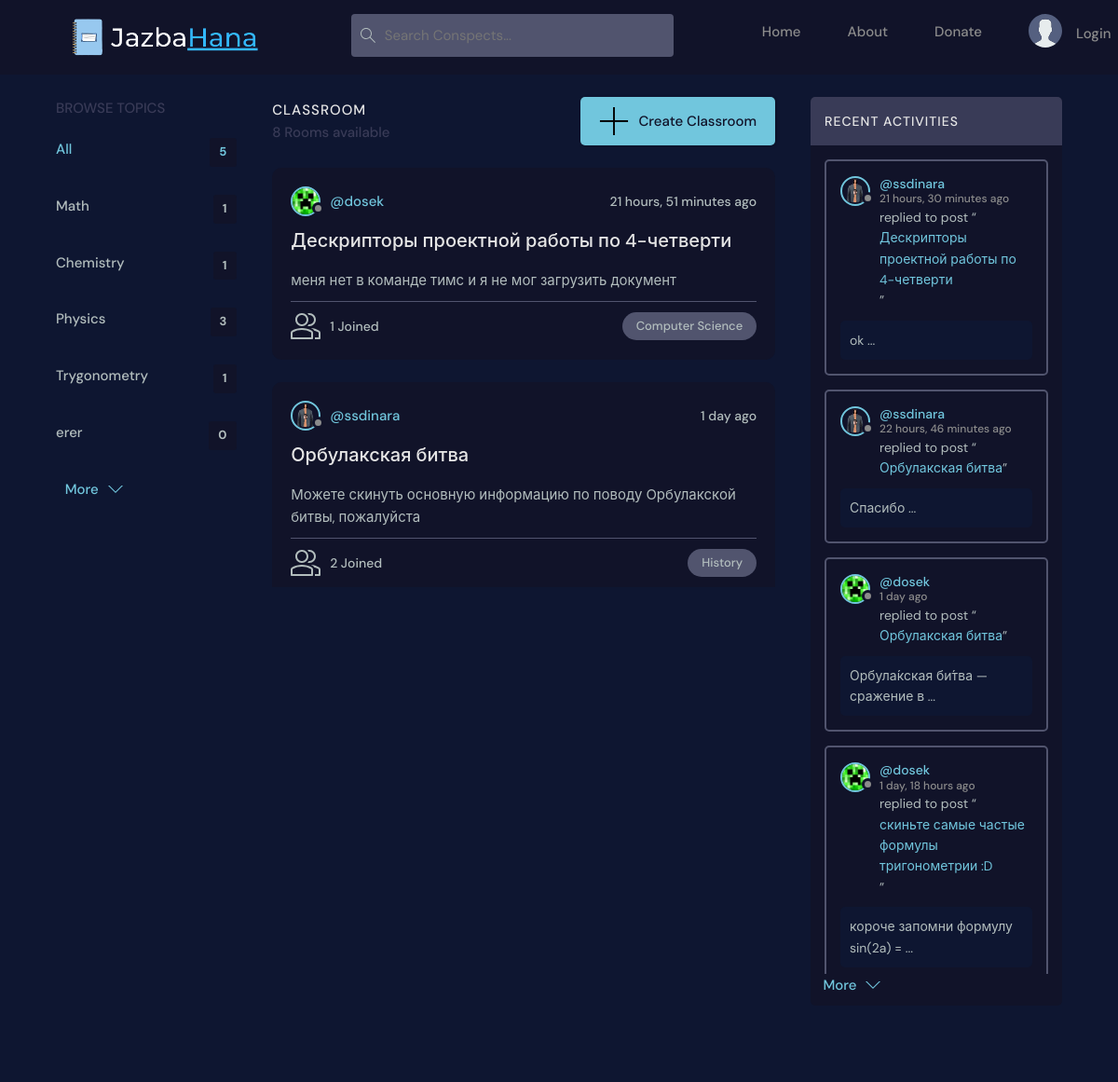
Before: / (upper part) with the older database file.
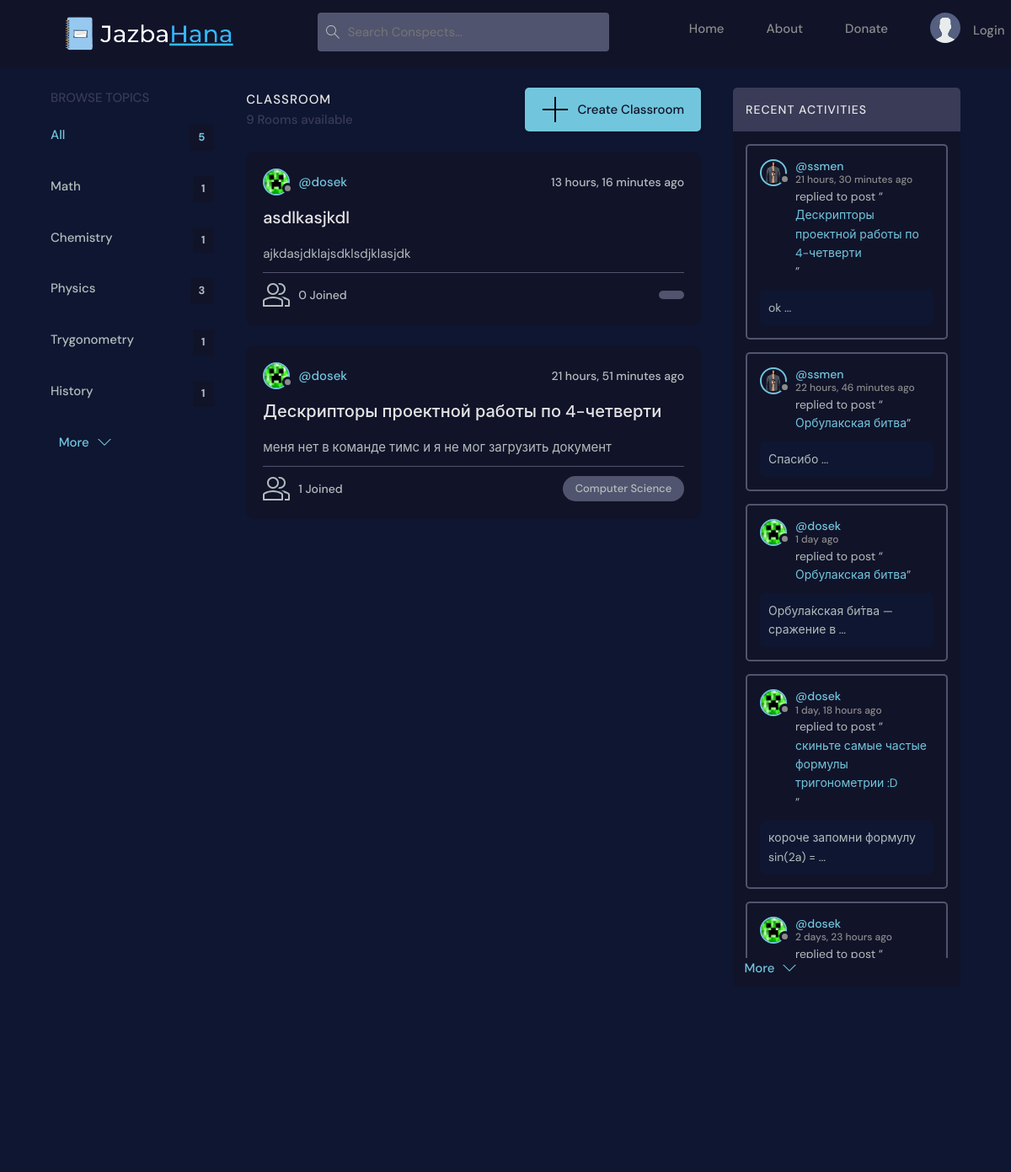
After: the same page with the newer database file.
### base/models.py (models this page shows, shortened)
class Topic(models.Model):
    name = models.CharField(max_length=200)

class Classroom(models.Model):
    host = models.ForeignKey(User, on_delete=models.SET_NULL, null=True)
    topic = models.ForeignKey(Topic, on_delete=models.SET_NULL, null=True)
    name = models.CharField(max_length=100)
    description = models.CharField(max_length=100, null=True, blank=True)
    students = models.ManyToManyField(User, related_name='students', blank=True)
    created = models.DateTimeField(auto_now_add=True)
    updated = models.DateTimeField(auto_now=True)
    class Meta:
        ordering = ['-updated', '-created']
    def __str__(self):
        return self.name

class User(AbstractUser):
    name = models.CharField(max_length=200, null=True)
    email = models.EmailField(unique=True, null=True)
    bio = models.TextField(null=True)
    avatar = models.ImageField(null=True, default="avatar.svg", upload_to="avatars/")
    USERNAME_FIELD = 'email'
    REQUIRED_FIELDS = []

class Message(models.Model):
    author = models.ForeignKey(User, on_delete=models.CASCADE)
    classroom = models.ForeignKey(Classroom, on_delete=models.CASCADE)
    body = models.TextField()
    created = models.DateTimeField(auto_now_add=True)
    updated = models.DateTimeField(auto_now=True)
    class Meta:
        ordering = ['-updated', '-created']
    def __str__(self):
        return f'{self.body[0:32]} ...'

### base/views.py (the view)
# urls.py: path('', views.home, name='home'),
def home(request):
    q = request.GET.get('q') if request.GET.get('q') != None else ''
    classrooms = Classroom.objects.filter(
        Q(topic__name__icontains=q) |
        Q(name__icontains=q) |
        Q(description__icontains=q)
    )
    topics = Topic.objects.all()[0:5]
    classroom_count = classrooms.count()
    classroom_messages = Message.objects.filter(Q(classroom__topic__name__icontains=q))[0:5]
    context = {
        'classrooms': classrooms,
        'topics': topics,
        'classroom_count': classroom_count,
        'classroom_messages': classroom_messages,
    }
    return render(request, 'base/home.html', context)

### base/templates/base/home.html (shortened to what this page needs)
{% extends 'base.html' %}
{% load static %}
{% block content %}
<main class="layout layout--3">
  <div class="container">
    {% include 'components/topics_component.html' %}
    <div class="classroomList">
      <div class="classroomList__header">
        <div>
          <h2>Classroom</h2>
          <p>{{classroom_count}} Rooms available</p>
        </div>
        <a class="btn btn--main" href="{% url 'create-classroom' %}">
          <img src="{% static 'images/icons/add.svg' %}" />
          Create Classroom
        </a>
      </div>
      <div class="classroomListRooms">
      {% include 'components/feed_component.html' %}
    </div>
    </div>
    {% include 'components/activity_component.html' %}
  </div>
</main>
{% endblock content %}

### base/templates/components/topics_component.html
{% load static %}
<div class="topics">
  <div class="topics__header">
    <h2>Browse Topics</h2>
  </div>
  <ul class="topics__list">
    <li>
      <a href="{% url 'home' %}" class="active"
        >All <span>{{topics.count}}</span></a
      >
    </li>
    {% for topic in topics %}
    <li>
      <a href="{% url 'home' %}?q={{topic.name}}"
        >{{topic.name}}<span>{{topic.classroom_set.all.count}}</span></a
      >
    </li>
    {% endfor %}
  </ul>
  <a class="btn btn--link" href="{% url 'topics' %}">
    More
    <img src="{% static 'images/icons/chevron-down.svg' %}" />
  </a>
</div>

### base/templates/components/feed_component.html
{% load static %}
{% for classroom in classrooms %}
<div class="classroomListRoom">
    <div class="classroomListRoom__header">
      <a href="{% url 'user-profile' classroom.host.id %}" class="classroomListRoom__author">
        <div class="avatar avatar--small">
          <img src="{{classroom.host.avatar.url}}" />
        </div>
        <span>@{{classroom.host.username}}</span>
      </a>
      <div class="classroomListRoom__actions">
        <span>{{classroom.created | timesince}} ago</span>
      </div>
    </div>
    <div class="classroomListRoom__content">
      <a href="{% url 'classroom' classroom.id %}">{{classroom.name}}</a>
      <p class="description">{{classroom.description}}</p>
    </div>
    <div class="classroomListRoom__meta">
      <a href="{% url 'classroom' classroom.id %}" class="classroomListRoom__joined">
        <img src="{% static 'images/icons/user-group.svg' %}" />
        {{classroom.students.all.count}} Joined
      </a>
      <p class="classroomListRoom__topic">{{classroom.topic.name}}</p>
    </div>
  </div>
{% endfor %}

### base/templates/components/activity_component.html
{% load static %}
<link rel="stylesheet" href="{% static 'styles/activity.css' %}" />
<div class="activities">
    <div class="activities__header">
      <h2>Recent Activities</h2>
    </div>
    <div class="activity__body">
      {% for message in classroom_messages %}
      <div class="activities__box">
        <div class="activities__boxHeader roomListRoom__header">
          <a href="{% url 'user-profile' message.author.id %}" class="classroomListRoom__author">
            <div class="avatar avatar--small">
              <img src="{{message.author.avatar.url}}" />
            </div>
            <p>
              @{{message.author.username}}
              <span>{{message.created | timesince}} ago</span>
            </p>
          </a>
        </div>
        <div class="activities__boxContent">
          <p>replied to post “<a href="{% url 'classroom' message.classroom.id %}">{{message.classroom}}</a>”</p>
          <div class="activities__boxRoomContent">
            {{message}}
          </div>
        </div>
      </div>
      {% endfor %}
    </div>
    <a class="btn btn--link" href="{% url 'activity' %}">
      More
      <img src="{% static 'images/icons/chevron-down.svg' %}" />
    </a>
</div>

Changed rows visible on the page:
removed Topic: name "erer", classroom_set.all.count "0"
no longer on this page (row unchanged): Classroom: host.avatar (picture), host.username "ssdinara", created "1 day", name "Орбулакская битва", description "Можете скинуть основную информацию по поводу Орбулакской битвы, пожалуйста", students.all.count "2", topic.name "History"
now on this page (row unchanged): Topic: name "History", classroom_set.all.count "1"
added Classroom: host.avatar (picture), host.username "dosek", created "13 hours, 16 minutes", name "asdlkasjkdl", description "ajkdasjdklajsdklsdjklasjdk", students.all.count "0"
changed through a linked row, Message "21 hours, 30 minutes": author.username "ssdinara" → "ssmen"
changed through a linked row, Message "22 hours, 46 minutes": author.username "ssdinara" → "ssmen"
now on this page (row unchanged): Message: author.avatar (picture), author.username "dosek", created "2 days, 23 hours"
Other visible differences:
{{ classroom_count }}: "8" → "9"
